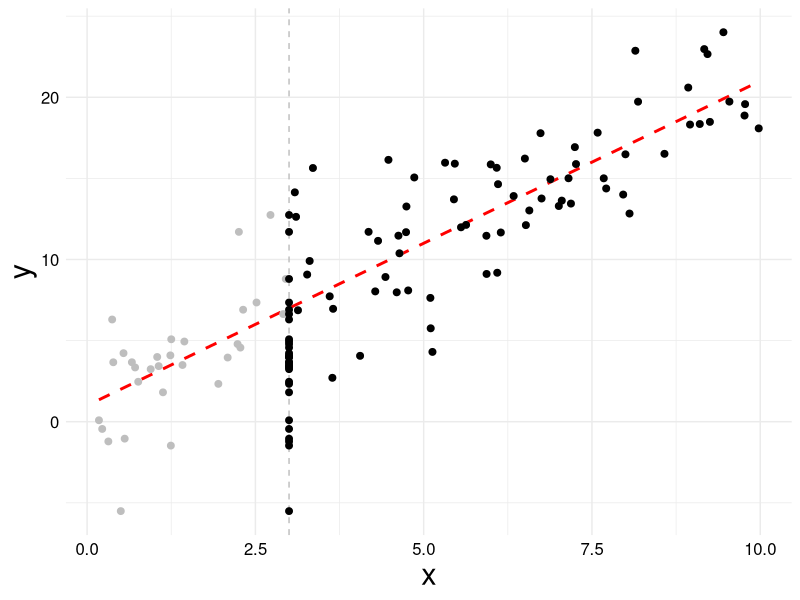

Reproduce this figure in R.
## ---- chunk 1
# ggplot2 theme setup
library(ggplot2)
ggplot2::theme_set(
	ggplot2::theme_minimal() +
		ggplot2::theme(
			plot.background = ggplot2::element_rect(
				fill = "white", color = "white"
			),
			axis.text = ggplot2::element_text(size = 12, color = "black"),
			axis.title = ggplot2::element_text(size = 22),
			plot.subtitle = ggplot2::element_text(
				size = 16, hjust = 0, margin = ggplot2::margin(b = 2)
			),
			plot.title = ggplot2::element_text(
				size = 19, hjust = 0, margin = ggplot2::margin(b = 2, l = 2)
			),
			plot.caption = ggplot2::element_text(size = 14),
			strip.text = ggplot2::element_text(
				size = 16, hjust = 0.5, margin = ggplot2::margin(b = 2, t = 2)
			),
			panel.spacing = ggplot2::unit(2, "lines"),
			legend.position = "bottom",
			legend.text = ggplot2::element_text(size = 16, color = "black"),
			legend.title = ggplot2::element_text(size = 18, color = "black"),
			plot.margin = ggplot2::margin(t = 6, r = 6, b = 6, l = 6)
		)
)
## ---- chunk 2
generate_data <- function(n = 100, xmin = 3, beta0 = 1, beta1 = 2, sigma = 3,
													seed = 83719273) {
	l <- tibble::tibble(
		x_star = runif(n, 0, 10),
		x = ifelse(x_star <= xmin, xmin, x_star),
		mu = beta0 + beta1 * x_star,
		y = rnorm(n, mu, sigma)
	)
	
	o <- dplyr::select(l, x, y)
	
	out <- list("latent" = l, "observed" = o)
}

dat <- generate_data()
dat_l <- dat$latent
dat_o <- dat$observed
## ---- chunk 3
dat_l |>
	ggplot() +
	geom_vline(xintercept = 3, linetype = "dashed", color = "gray") +
	geom_line(
		aes(x = x_star, y = 1 + 2 * x_star), color = "red", linetype = "dashed",
		linewidth = 1
	) +
	geom_point(aes(x = x_star, y = y), color = "gray", size = 2) +
	geom_point(aes(x = x, y = y), color = "black", size = 2) +
	labs(x = "x", y = "y")
## ---- chunk 4
dat_o |>
	dplyr::mutate(
		cens = factor(x <= 3, levels = c(FALSE, TRUE), labels = c('obs', 'cens'))
	) |>
	tidyr::pivot_wider(
		names_from = cens,
		values_from = x,
		names_glue = "x_{cens}"
	)
